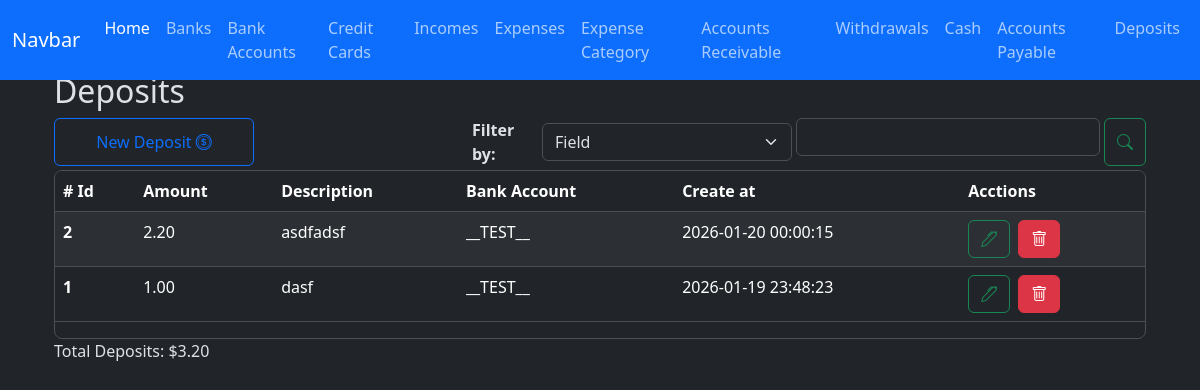
Page /deposits/index on the earlier database version.
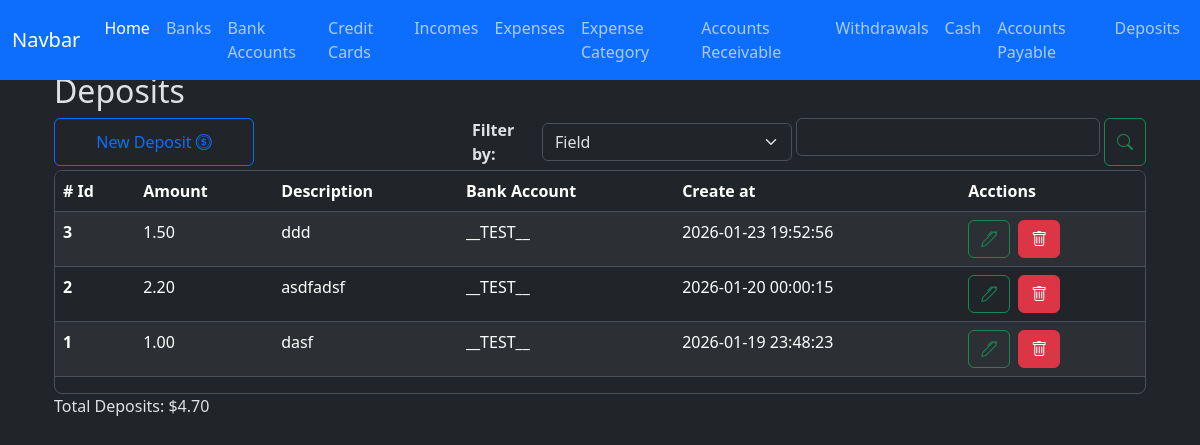
Same page on the later database version.
### app/models/deposit.py (models this page shows, shortened)
class Deposit(db.Model):
    __tablename__ = 'deposits'
    id = db.Column(db.Integer, primary_key=True)
    amount = db.Column(db.Numeric(10,2), nullable=False, default=0.00)
    description = db.Column(db.String(255))
    code = db.Column(db.String(50), nullable=False)
    bank_account_id = db.Column(db.Integer, db.ForeignKey('bank_accounts.id'))
    created_at = db.Column(db.DateTime(timezone=True), server_default=func.now())
    updated_at = db.Column(db.DateTime(timezone=True), onupdate=func.now())
    bank_account = relationship('BankAccount', back_populates='deposits')

### app/models/bank_account.py (models this page shows)
class BankAccount(db.Model):
    __tablename__ = 'bank_accounts'
    id = db.Column(db.Integer, primary_key=True)
    nick_name = db.Column(db.String(120))
    amount_available = db.Column(db.Numeric(10, 2), nullable=False)
    is_active = db.Column(db.Boolean, default=True)
    account_number = db.Column(db.Integer, nullable=True)
    bank_id = db.Column(db.Integer, db.ForeignKey('banks.id'))
    created_at = db.Column(db.DateTime(timezone=True), server_default=func.now())
    updated_at = db.Column(db.DateTime(timezone=True), onupdate=func.now())
    bank = relationship('Bank', back_populates='bank_accounts')
    expenses = relationship('Expense', back_populates='bank_account', order_by='desc(Expense.created_at)')
    incomes = relationship('Income', back_populates='bank_account', order_by='desc(Income.created_at)')
    credit_card_payments = relationship('CreditCardPayment', back_populates='bank_account', order_by='desc(CreditCardPayment.created_at)')
    withdrawals = relationship('Withdrawal', back_populates='bank_account', order_by='desc(Withdrawal.created_at)')
    loans = relationship('Loan', back_populates='bank_account', order_by='desc(Loan.created_at)')
    loan_payments = relationship('LoanPayment', back_populates='bank_account', order_by='desc(LoanPayment.created_at)')
    debts = relationship('Debt', back_populates='bank_account', order_by='desc(Debt.created_at)')
    debt_payments = relationship('DebtPayment', back_populates='bank_account', order_by='desc(DebtPayment.created_at)')
    transaction_ledger = relationship('BankAccountTransactionsLedger', back_populates='bank_account')
    deposits = relationship('Deposit', back_populates='bank_account', order_by='desc(Deposit.created_at)')
    outgoing_transfers = relationship('BankTransfer', foreign_keys='BankTransfer.from_bank_account_id', back_populates='from_bank_account', order_by='desc(BankTransfer.created_at)')
    incoming_transfers = relationship('BankTransfer', foreign_keys='BankTransfer.to_bank_account_id', back_populates='to_bank_account', order_by='desc(BankTransfer.created_at)')

### app/routes/deposit_routes.py (the view)
@deposit_bp.route('/index')
def index():
    deposits = Deposit.query.order_by(Deposit.created_at.desc()).all()
    bank_accounts = BankAccount.query.all()
    context = {
        'deposits': deposits,
        'bank_accounts': bank_accounts,
        'format_amount': format_amount,
        'total_amount': total_amount,
    }
    return render_template('deposits/index.html', **context)

### app/utils/numeric_casting.py (called while the page is built)
def total_amount(obj_list: list):
    total = Decimal()
    for o in obj_list:
        total += o.amount
    return format_amount(total)

def format_amount(value):
    try:
        return f'{value:,.2f}';
    except Exception as e:
        return None

### app/templates/deposits/index.html (shortened to what this page needs)
{% extends 'layout.html' %}
{% block content %}
    <div class=" w-100">
        <h2>Deposits</h2>
        <div class="d-flex justify-content-start gap-1 flex-wrap flex-md-nowrap mt-2">
            <button
                type="button"
                id="btn-create-expense-id"
                class="btn btn-outline-primary me-auto me-md-auto w-100 w-md-auto"
                style="max-width: 200px;"
                data-bs-toggle="modal"
                data-bs-target="#create-deposit-model"
            >New Deposit <i class="bi bi-coin"></i>
            </button>
            <div class="d-flex gap-1 w-100 align-items-center" style="max-width: 320px;">
                <div class="w-md-auto mt-md-0">
                    <label for="" class="fs-6 fw-bold">Filter by: </label>
                </div>
                <div class="w-100 w-md-auto mt-md-0" style="max-width: 250px;">
                    <select class="form-select" id="select-filter-type-id">
                        <option value="field">Field</option>
                    </select>
                </div>
            </div>
            <div class="d-flex gap-1 w-100" style="max-width: 350px;">
                <div class="w-100 w-md-auto mt-md-0">
                    <input type="text" class="form-control" id="filter-input-id">
                </div>
                <button type="button" class="btn btn-outline-success" id="btn-search-id"><i class="bi bi-search"></i></button>
            </div>
        </div>
        <div class="table-responsive overflow-y-auto border rounded-3 mt-1" style="max-height: 457px;">
            <table class="table table-striped  table-hover">
                <thead class="sticky-top">
                    <tr>
                    <th scope="col"># Id</th>
                    <th scope="col">Amount</th>
                    <th scope="col">Description</th>
                    <th scope="col">Bank Account</th>
                    <th scope="col">Create at</th>
                    <th scope="col">Acctions</th>
                    </tr>
                </thead>
                <tbody  id="deposit-table-body-id">
                  {% for deposit in deposits %}
                    <tr>
                        <th scope="row">{{ deposit.id }}</th>
                        <td>{{ format_amount(deposit.amount) }}</td>
                        <td>{{ deposit.description if deposit.description else '-'}}</td>
                        <td>{{ deposit.bank_account.nick_name }}</td>
                        <td>{{ deposit.created_at }}</td>
                        <td>
                            <div class="d-flex gap-2">
                                <button
                                    type="button"
                                    class="btn btn-outline-success"
                                    data-bs-toggle="modal"
                                    data-bs-target="#edit-deposit-modal"
                                    data-deposit-id="{{ deposit.id }}"
                                    data-description="{{ deposit.description }}"
                                    data-amount="{{ deposit.amount }}"
                                    data-bank-account-id="{{ deposit.bank_account_id }}"
                                >
                                <i class="bi bi-pen"></i>
                                </button>
                                <a href="{{ url_for('deposit.delete', id=deposit.id) }}" class="btn btn-danger"><i class="bi bi-trash"></i></a>
                            </div>
                        </td>
                    </tr>
                  {% endfor %}
                </tbody>
            </table>
        </div>
        <p id="lbl-total-deposits">Total Deposits: ${{ total_amount(deposits) }}</p>
    </div>
<link href="https://cdn.jsdelivr.net/npm/@sweetalert2/theme-dark@5/dark.css" rel="stylesheet">
<link rel="stylesheet" href="https://cdn.jsdelivr.net/npm/flatpickr/dist/flatpickr.min.css">
{% endblock %}

### app/templates/layout.html (shortened to what this page needs)
<!doctype html>
<html lang="en" data-bs-theme="dark">
  <head>
    <link href="https://cdn.jsdelivr.net/npm/bootstrap@5.3.8/dist/css/bootstrap.min.css" rel="stylesheet">
    <link rel="stylesheet" href="{{ url_for('static', filename='style.css') }}">
</head>
  <body>
    <nav class="navbar navbar-expand-lg bg-primary fixed-top mx-2 mx-auto">
        <div class="container-fluid">
            <a class="navbar-brand" href="#">Navbar</a>
            <div class="collapse navbar-collapse" id="navbarNav">
                <ul class="navbar-nav">
                    <li class="nav-item">
                        <a class="nav-link active" aria-current="page" href="{{ url_for('home.index' ) }}">Home</a>
                    </li>
                    <li class="nav-item">
                        <a class="nav-link" href="{{ url_for('bank.index' ) }}">Banks</a>
                    </li>
                    <li class="nav-item">
                        <a class="nav-link" href="{{ url_for('bank_account.index' ) }}">Bank Accounts</a>
                    </li>
                    <li class="nav-item">
                        <a class="nav-link" href="{{ url_for('credit_card.index' ) }}">Credit Cards</a>
                    </li>
                    <li class="nav-item">
                        <a class="nav-link" href="{{ url_for('income.index' ) }}">Incomes</a>
                    </li>
                    <li class="nav-item">
                        <a class="nav-link" href="{{ url_for('expense.index' ) }}">Expenses</a>
                    </li>
                    <li class="nav-item">
                        <a class="nav-link" href="{{ url_for('expense_category.index' ) }}">Expense Category</a>
                    </li>
                    <li class="nav-item">
                        <a class="nav-link" href="{{ url_for('accounts_receivable.index' ) }}">Accounts Receivable</a>
                    </li>
                    <li class="nav-item">
                        <a class="nav-link" href="{{ url_for('withdrawal.index' ) }}">Withdrawals</a>
                    </li>
                    <li class="nav-item">
                        <a class="nav-link" href="{{ url_for('cashledger.index' ) }}">Cash</a>
                    </li>
                    <li class="nav-item">
                        <a class="nav-link" href="{{ url_for('debt.index' ) }}">Accounts Payable</a>
                    </li>
                    <li class="nav-item">
                        <a class="nav-link" href="{{ url_for('deposit.index' ) }}">Deposits</a>
                    </li>
                </ul>
            </div>
        </div>
    </nav>
    <main class="container w-100 mt-5 p-4">
    {% block content %}
    {% endblock %}
    </main>
    <link rel="stylesheet" href="https://cdn.jsdelivr.net/npm/bootstrap-icons@1.13.1/font/bootstrap-icons.min.css">
</body>
</html>

Differences in the rows shown:
added Deposit: id "3", amount "1.50", description "ddd", bank_account.nick_name "__TEST__", created_at "2026-01-23 19:52:56", amount.amount "4.70"
Other differences:
{{ total_amount(deposits) }}: "3.20" → "4.70"
